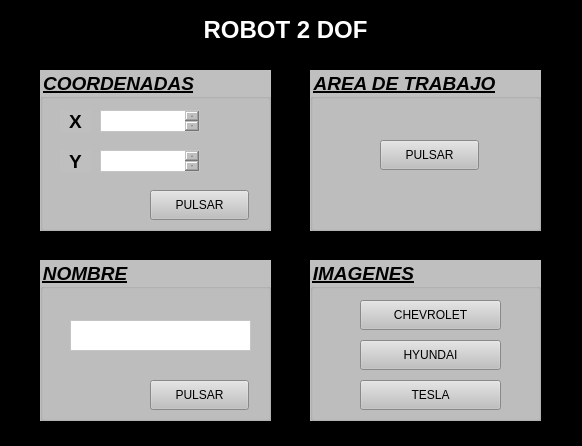
<?xml version="1.0" encoding="UTF-8"?>
<ui version="4.0">
 <class>Form</class>
 <widget class="QWidget" name="Form">
  <property name="geometry">
   <rect>
    <x>0</x>
    <y>0</y>
    <width>582</width>
    <height>446</height>
   </rect>
  </property>
  <property name="baseSize">
   <size>
    <width>0</width>
    <height>0</height>
   </size>
  </property>
  <property name="palette">
   <palette>
    <active>
     <colorrole role="Button">
      <brush brushstyle="SolidPattern">
       <color alpha="255">
        <red>0</red>
        <green>0</green>
        <blue>0</blue>
       </color>
      </brush>
     </colorrole>
     <colorrole role="Base">
      <brush brushstyle="SolidPattern">
       <color alpha="255">
        <red>0</red>
        <green>0</green>
        <blue>0</blue>
       </color>
      </brush>
     </colorrole>
     <colorrole role="Window">
      <brush brushstyle="SolidPattern">
       <color alpha="255">
        <red>0</red>
        <green>0</green>
        <blue>0</blue>
       </color>
      </brush>
     </colorrole>
    </active>
    <inactive>
     <colorrole role="Button">
      <brush brushstyle="SolidPattern">
       <color alpha="255">
        <red>0</red>
        <green>0</green>
        <blue>0</blue>
       </color>
      </brush>
     </colorrole>
     <colorrole role="Base">
      <brush brushstyle="SolidPattern">
       <color alpha="255">
        <red>0</red>
        <green>0</green>
        <blue>0</blue>
       </color>
      </brush>
     </colorrole>
     <colorrole role="Window">
      <brush brushstyle="SolidPattern">
       <color alpha="255">
        <red>0</red>
        <green>0</green>
        <blue>0</blue>
       </color>
      </brush>
     </colorrole>
    </inactive>
    <disabled>
     <colorrole role="Button">
      <brush brushstyle="SolidPattern">
       <color alpha="255">
        <red>0</red>
        <green>0</green>
        <blue>0</blue>
       </color>
      </brush>
     </colorrole>
     <colorrole role="Base">
      <brush brushstyle="SolidPattern">
       <color alpha="255">
        <red>0</red>
        <green>0</green>
        <blue>0</blue>
       </color>
      </brush>
     </colorrole>
     <colorrole role="Window">
      <brush brushstyle="SolidPattern">
       <color alpha="255">
        <red>0</red>
        <green>0</green>
        <blue>0</blue>
       </color>
      </brush>
     </colorrole>
    </disabled>
   </palette>
  </property>
  <property name="font">
   <font>
    <weight>50</weight>
    <bold>false</bold>
   </font>
  </property>
  <property name="focusPolicy">
   <enum>Qt::NoFocus</enum>
  </property>
  <property name="windowTitle">
   <string>Form</string>
  </property>
  <property name="styleSheet">
   <string notr="true">background-color: rgb(0, 0, 0);
</string>
  </property>
  <widget class="QGroupBox" name="groupBox">
   <property name="geometry">
    <rect>
     <x>40</x>
     <y>70</y>
     <width>231</width>
     <height>161</height>
    </rect>
   </property>
   <property name="font">
    <font>
     <pointsize>14</pointsize>
     <weight>75</weight>
     <italic>true</italic>
     <bold>true</bold>
     <underline>true</underline>
    </font>
   </property>
   <property name="styleSheet">
    <string notr="true">background-color: rgb(191, 191, 191);</string>
   </property>
   <property name="title">
    <string>COORDENADAS</string>
   </property>
   <widget class="QLabel" name="lbl_x">
    <property name="geometry">
     <rect>
      <x>20</x>
      <y>40</y>
      <width>31</width>
      <height>22</height>
     </rect>
    </property>
    <property name="styleSheet">
     <string notr="true">background-color: rgb(255, 255, 255);
background-color: rgb(191, 191, 191);</string>
    </property>
    <property name="text">
     <string>&lt;html&gt;&lt;head/&gt;&lt;body&gt;&lt;p align=&quot;center&quot;&gt;&lt;span style=&quot; font-size:14pt; font-weight:600;&quot;&gt;X&lt;/span&gt;&lt;/p&gt;&lt;/body&gt;&lt;/html&gt;</string>
    </property>
   </widget>
   <widget class="QLabel" name="lbl_y">
    <property name="geometry">
     <rect>
      <x>20</x>
      <y>80</y>
      <width>31</width>
      <height>22</height>
     </rect>
    </property>
    <property name="styleSheet">
     <string notr="true">background-color: rgb(255, 255, 255);
background-color: rgb(191, 191, 191);</string>
    </property>
    <property name="text">
     <string>&lt;html&gt;&lt;head/&gt;&lt;body&gt;&lt;p align=&quot;center&quot;&gt;&lt;span style=&quot; font-size:14pt; font-weight:600;&quot;&gt;Y&lt;/span&gt;&lt;/p&gt;&lt;/body&gt;&lt;/html&gt;</string>
    </property>
   </widget>
   <widget class="QTextEdit" name="txt_y">
    <property name="geometry">
     <rect>
      <x>60</x>
      <y>80</y>
      <width>100</width>
      <height>22</height>
     </rect>
    </property>
    <property name="styleSheet">
     <string notr="true">background-color: rgb(255, 255, 255);</string>
    </property>
    <property name="html">
     <string>&lt;!DOCTYPE HTML PUBLIC &quot;-//W3C//DTD HTML 4.0//EN&quot; &quot;http://www.w3.org/TR/REC-html40/strict.dtd&quot;&gt;
&lt;html&gt;&lt;head&gt;&lt;meta name=&quot;qrichtext&quot; content=&quot;1&quot; /&gt;&lt;style type=&quot;text/css&quot;&gt;
p, li { white-space: pre-wrap; }
&lt;/style&gt;&lt;/head&gt;&lt;body style=&quot; font-family:'PibotoLt'; font-size:12pt; font-weight:400; font-style:normal;&quot;&gt;
&lt;p align=&quot;center&quot; style=&quot;-qt-paragraph-type:empty; margin-top:0px; margin-bottom:0px; margin-left:0px; margin-right:0px; -qt-block-indent:0; text-indent:0px;&quot;&gt;&lt;br /&gt;&lt;/p&gt;&lt;/body&gt;&lt;/html&gt;</string>
    </property>
   </widget>
   <widget class="QTextEdit" name="txt_x">
    <property name="geometry">
     <rect>
      <x>60</x>
      <y>40</y>
      <width>100</width>
      <height>22</height>
     </rect>
    </property>
    <property name="styleSheet">
     <string notr="true">background-color: rgb(255, 255, 255);</string>
    </property>
    <property name="html">
     <string>&lt;!DOCTYPE HTML PUBLIC &quot;-//W3C//DTD HTML 4.0//EN&quot; &quot;http://www.w3.org/TR/REC-html40/strict.dtd&quot;&gt;
&lt;html&gt;&lt;head&gt;&lt;meta name=&quot;qrichtext&quot; content=&quot;1&quot; /&gt;&lt;style type=&quot;text/css&quot;&gt;
p, li { white-space: pre-wrap; }
&lt;/style&gt;&lt;/head&gt;&lt;body style=&quot; font-family:'PibotoLt'; font-size:12pt; font-weight:400; font-style:normal;&quot;&gt;
&lt;p align=&quot;center&quot; style=&quot;-qt-paragraph-type:empty; margin-top:0px; margin-bottom:0px; margin-left:0px; margin-right:0px; -qt-block-indent:0; text-indent:0px;&quot;&gt;&lt;br /&gt;&lt;/p&gt;&lt;/body&gt;&lt;/html&gt;</string>
    </property>
   </widget>
   <widget class="QPushButton" name="btn_1">
    <property name="geometry">
     <rect>
      <x>110</x>
      <y>120</y>
      <width>99</width>
      <height>30</height>
     </rect>
    </property>
    <property name="styleSheet">
     <string notr="true">color: rgb(0, 0, 0);
</string>
    </property>
    <property name="text">
     <string>PULSAR</string>
    </property>
   </widget>
  </widget>
  <widget class="QGroupBox" name="groupBox_2">
   <property name="geometry">
    <rect>
     <x>310</x>
     <y>70</y>
     <width>231</width>
     <height>161</height>
    </rect>
   </property>
   <property name="font">
    <font>
     <pointsize>14</pointsize>
     <weight>75</weight>
     <italic>true</italic>
     <bold>true</bold>
     <underline>true</underline>
    </font>
   </property>
   <property name="styleSheet">
    <string notr="true">background-color: rgb(191, 191, 191);</string>
   </property>
   <property name="title">
    <string>AREA DE TRABAJO</string>
   </property>
   <widget class="QPushButton" name="btn_2">
    <property name="geometry">
     <rect>
      <x>70</x>
      <y>70</y>
      <width>99</width>
      <height>30</height>
     </rect>
    </property>
    <property name="styleSheet">
     <string notr="true">color: rgb(0, 0, 0);</string>
    </property>
    <property name="text">
     <string>PULSAR</string>
    </property>
   </widget>
  </widget>
  <widget class="QGroupBox" name="groupBox_3">
   <property name="geometry">
    <rect>
     <x>40</x>
     <y>260</y>
     <width>231</width>
     <height>161</height>
    </rect>
   </property>
   <property name="font">
    <font>
     <pointsize>14</pointsize>
     <weight>75</weight>
     <italic>true</italic>
     <bold>true</bold>
     <underline>true</underline>
    </font>
   </property>
   <property name="styleSheet">
    <string notr="true">background-color: rgb(191, 191, 191);</string>
   </property>
   <property name="title">
    <string>NOMBRE</string>
   </property>
   <widget class="QTextEdit" name="txt_nombre">
    <property name="geometry">
     <rect>
      <x>30</x>
      <y>60</y>
      <width>181</width>
      <height>31</height>
     </rect>
    </property>
    <property name="styleSheet">
     <string notr="true">background-color: rgb(255, 255, 255);</string>
    </property>
    <property name="html">
     <string>&lt;!DOCTYPE HTML PUBLIC &quot;-//W3C//DTD HTML 4.0//EN&quot; &quot;http://www.w3.org/TR/REC-html40/strict.dtd&quot;&gt;
&lt;html&gt;&lt;head&gt;&lt;meta name=&quot;qrichtext&quot; content=&quot;1&quot; /&gt;&lt;style type=&quot;text/css&quot;&gt;
p, li { white-space: pre-wrap; }
&lt;/style&gt;&lt;/head&gt;&lt;body style=&quot; font-family:'PibotoLt'; font-size:12pt; font-weight:400; font-style:normal;&quot;&gt;
&lt;p align=&quot;center&quot; style=&quot;-qt-paragraph-type:empty; margin-top:0px; margin-bottom:0px; margin-left:0px; margin-right:0px; -qt-block-indent:0; text-indent:0px;&quot;&gt;&lt;br /&gt;&lt;/p&gt;&lt;/body&gt;&lt;/html&gt;</string>
    </property>
   </widget>
   <widget class="QPushButton" name="btn_3">
    <property name="geometry">
     <rect>
      <x>110</x>
      <y>120</y>
      <width>99</width>
      <height>30</height>
     </rect>
    </property>
    <property name="styleSheet">
     <string notr="true">color: rgb(0, 0, 0);</string>
    </property>
    <property name="text">
     <string>PULSAR</string>
    </property>
   </widget>
  </widget>
  <widget class="QGroupBox" name="groupBox_4">
   <property name="geometry">
    <rect>
     <x>310</x>
     <y>260</y>
     <width>231</width>
     <height>161</height>
    </rect>
   </property>
   <property name="font">
    <font>
     <pointsize>14</pointsize>
     <weight>75</weight>
     <italic>true</italic>
     <bold>true</bold>
     <underline>true</underline>
    </font>
   </property>
   <property name="styleSheet">
    <string notr="true">background-color: rgb(191, 191, 191);</string>
   </property>
   <property name="title">
    <string>IMAGENES</string>
   </property>
   <widget class="QPushButton" name="btn_4">
    <property name="geometry">
     <rect>
      <x>50</x>
      <y>40</y>
      <width>141</width>
      <height>30</height>
     </rect>
    </property>
    <property name="styleSheet">
     <string notr="true">color: rgb(0, 0, 0);</string>
    </property>
    <property name="text">
     <string>CHEVROLET</string>
    </property>
   </widget>
   <widget class="QPushButton" name="btn_5">
    <property name="geometry">
     <rect>
      <x>50</x>
      <y>80</y>
      <width>141</width>
      <height>30</height>
     </rect>
    </property>
    <property name="styleSheet">
     <string notr="true">color: rgb(0, 0, 0);</string>
    </property>
    <property name="text">
     <string>HYUNDAI</string>
    </property>
   </widget>
   <widget class="QPushButton" name="btn_6">
    <property name="geometry">
     <rect>
      <x>50</x>
      <y>120</y>
      <width>141</width>
      <height>30</height>
     </rect>
    </property>
    <property name="styleSheet">
     <string notr="true">color: rgb(0, 0, 0);</string>
    </property>
    <property name="text">
     <string>TESLA</string>
    </property>
   </widget>
  </widget>
  <widget class="QLabel" name="label">
   <property name="geometry">
    <rect>
     <x>200</x>
     <y>10</y>
     <width>171</width>
     <height>41</height>
    </rect>
   </property>
   <property name="styleSheet">
    <string notr="true">color: rgb(255, 255, 255);</string>
   </property>
   <property name="text">
    <string>&lt;html&gt;&lt;head/&gt;&lt;body&gt;&lt;p align=&quot;center&quot;&gt;&lt;span style=&quot; font-size:18pt; font-weight:600;&quot;&gt;ROBOT 2 DOF&lt;/span&gt;&lt;/p&gt;&lt;/body&gt;&lt;/html&gt;</string>
   </property>
  </widget>
 </widget>
 <resources/>
 <connections/>
</ui>
